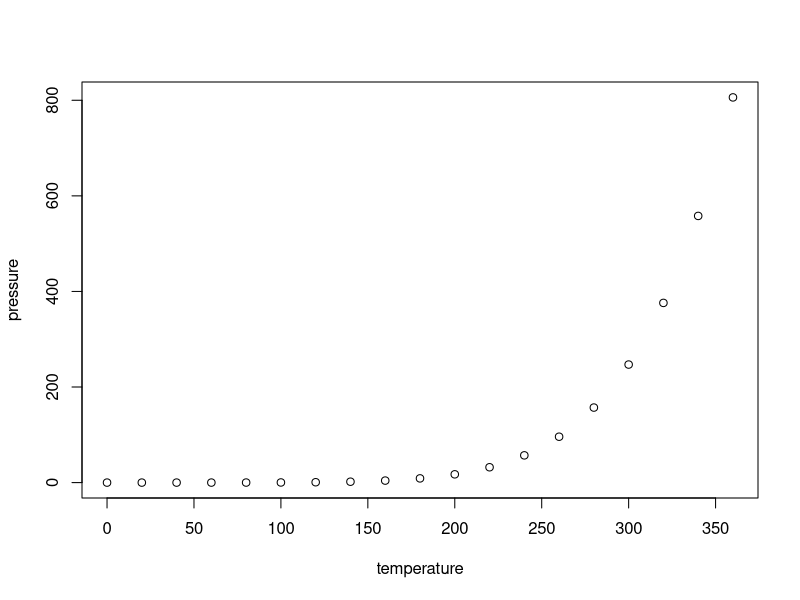
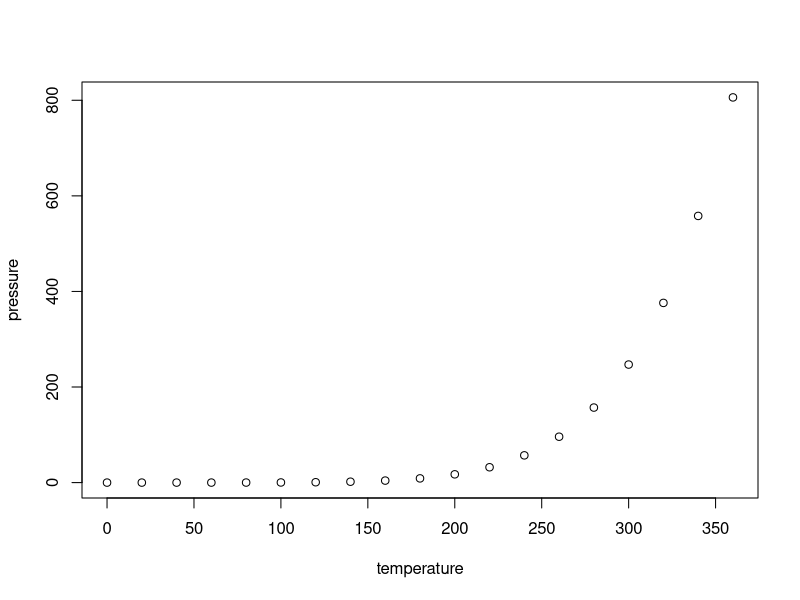

The R script that drew these images, in order:
## ---- chunk 1
knitr::opts_chunk$set(echo = FALSE)

## ---- chunk 2

## ---- chunk 3
summary(cars)
## ---- chunk 4
plot(pressure)
## ---- chunk 5
summary(cars)
## ---- chunk 6
plot(pressure)
